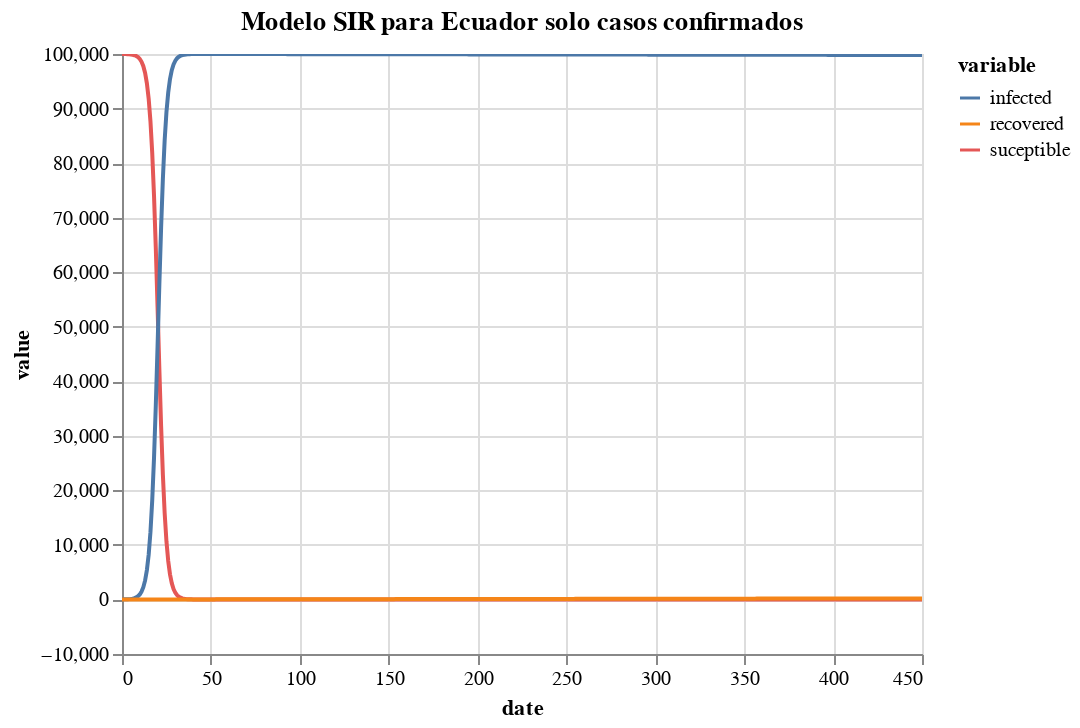

Notebook source saved alongside this figure:
### Code cell
#GRAFICA DE LA SEGUNDA FUNCION
alt.Chart(df_c.melt('date')).mark_line().encode(
    x='date',
    y=alt.Y('value'),
    color='variable'
).properties(
    title='Modelo SIR para Ecuador solo casos confirmados'
).interactive()

### Figure 1 — Vega-Lite specification as saved in the notebook (floating-point values rounded to 4 significant figures; data arrays with more than 128 entries replaced by an {"elided": "..."} marker saying what was removed)
{"config": {"view": {"continuousWidth": 400, "continuousHeight": 300}}, "data": {"name": "data-26bd5b2143af45236afce60faf38bf6b"}, "mark": "line", "encoding": {"color": {"type": "nominal", "field": "variable"}, "x": {"type": "quantitative", "field": "date"}, "y": {"type": "quantitative", "field": "value"}}, "selection": {"selector004": {"type": "interval", "bind": "scales", "encodings": ["x", "y"]}}, "title": "Modelo SIR para Ecuador solo casos confirmados", "$schema": "https://vega.github.io/schema/vega-lite/v4.8.1.json", "datasets": {"data-26bd5b2143af45236afce60faf38bf6b": {"elided": "1353 records"}}}
